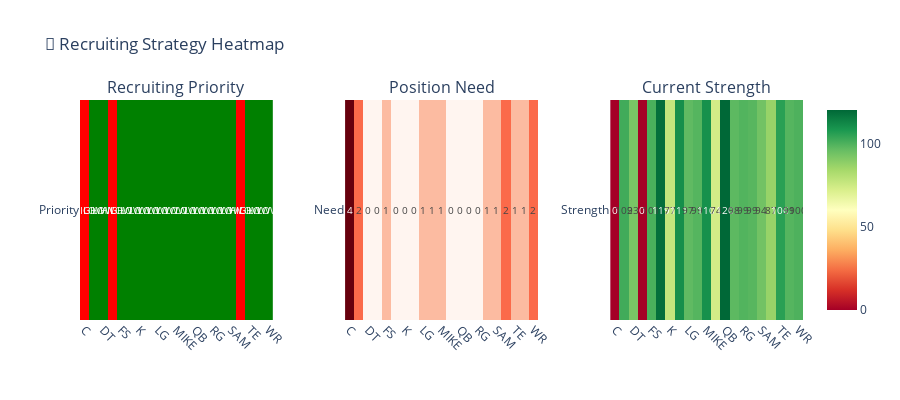

Notebook source saved alongside this figure:
### Code cell
# 3. Recruiting Priority Heatmap
if roster_df is not None and recruiting_plan is not None:
    # Create a matrix for the heatmap
    priority_map = {'HIGH': 3, 'MEDIUM': 2, 'LOW': 1}
    recruiting_plan['Priority_Numeric'] = recruiting_plan['Priority'].map(priority_map)

    # Create heatmap data
    heatmap_data = recruiting_plan.pivot_table(
        index='Position',
        values=['Priority_Numeric', 'Need', 'Blended Value'],
        aggfunc='first'
    ).fillna(0)

    fig = make_subplots(
        rows=1, cols=3,
        subplot_titles=('Recruiting Priority', 'Position Need', 'Current Strength'),
        horizontal_spacing=0.1
    )

    # Priority heatmap
    fig.add_trace(
        go.Heatmap(
            z=[heatmap_data['Priority_Numeric'].values],
            x=heatmap_data.index,
            y=['Priority'],
            colorscale=[[0, 'green'], [0.5, 'yellow'], [1, 'red']],
            showscale=False,
            text=[[recruiting_plan.set_index('Position').loc[pos, 'Priority'] for pos in heatmap_data.index]],
            texttemplate="%{text}",
            textfont={"size": 10}
        ),
        row=1, col=1
    )

    # Need heatmap
    fig.add_trace(
        go.Heatmap(
            z=[heatmap_data['Need'].values],
            x=heatmap_data.index,
            y=['Need'],
            colorscale='Reds',
            showscale=False,
            text=[[f"{int(val)}" for val in heatmap_data['Need'].values]],
            texttemplate="%{text}",
            textfont={"size": 10}
        ),
        row=1, col=2
    )

    # Strength heatmap
    fig.add_trace(
        go.Heatmap(
            z=[heatmap_data['Blended Value'].values],
            x=heatmap_data.index,
            y=['Strength'],
            colorscale='RdYlGn',
            showscale=True,
            text=[[f"{val:.0f}" for val in heatmap_data['Blended Value'].values]],
            texttemplate="%{text}",
            textfont={"size": 10}
        ),
        row=1, col=3
    )

    fig.update_layout(
        title='🎯 Recruiting Strategy Heatmap',
        height=400,
        showlegend=False
    )

    # Rotate x-axis labels
    for i in range(1, 4):
        fig.update_xaxes(tickangle=45, row=1, col=i)

    fig.show()

    print("🎯 Recruiting priority heatmap created!")
    print("\n📋 Quick Reference:")
    print("  🔴 RED = High Priority/High Need")
    print("  🟡 YELLOW = Medium Priority")
    print("  🟢 GREEN = Low Priority/Strong Position")

### Figure 1 — Plotly figure (JSON) as saved in the notebook; plotly's stock layout.template omitted (floating-point values rounded to 4 significant figures)
{"data": [{"colorscale": [[0, "green"], [0.5, "yellow"], [1, "red"]], "showscale": false, "text": [["HIGH", "LOW", "LOW", "HIGH", "LOW", "LOW", "LOW", "LOW", "LOW", "LOW", "LOW", "LOW", "LOW", "LOW", "LOW", "LOW", "LOW", "HIGH", "LOW", "LOW", "LOW"]], "textfont": {"size": 10}, "texttemplate": "%{text}", "type": "heatmap", "x": ["C", "CB", "DT", "FB", "FS", "HB", "K", "LEDG", "LG", "LT", "MIKE", "P", "QB", "REDG", "RG", "RT", "SAM", "SS", "TE", "WILL", "WR"], "xaxis": "x", "y": ["Priority"], "yaxis": "y", "z": [[3, 1, 1, 3, 1, 1, 1, 1, 1, 1, 1, 1, 1, 1, 1, 1, 1, 3, 1, 1, 1]]}, {"colorscale": [[0, "rgb(255,245,240)"], [0.125, "rgb(254,224,210)"], [0.25, "rgb(252,187,161)"], [0.375, "rgb(252,146,114)"], [0.5, "rgb(251,106,74)"], [0.625, "rgb(239,59,44)"], [0.75, "rgb(203,24,29)"], [0.875, "rgb(165,15,21)"], [1, "rgb(103,0,13)"]], "showscale": false, "text": [["4", "2", "0", "0", "1", "0", "0", "0", "1", "1", "1", "0", "0", "0", "0", "1", "1", "2", "1", "1", "2"]], "textfont": {"size": 10}, "texttemplate": "%{text}", "type": "heatmap", "x": ["C", "CB", "DT", "FB", "FS", "HB", "K", "LEDG", "LG", "LT", "MIKE", "P", "QB", "REDG", "RG", "RT", "SAM", "SS", "TE", "WILL", "WR"], "xaxis": "x2", "y": ["Need"], "yaxis": "y2", "z": [[4, 2, 0, 0, 1, 0, 0, 0, 1, 1, 1, 0, 0, 0, 0, 1, 1, 2, 1, 1, 2]]}, {"colorscale": [[0, "rgb(165,0,38)"], [0.1, "rgb(215,48,39)"], [0.2, "rgb(244,109,67)"], [0.3, "rgb(253,174,97)"], [0.4, "rgb(254,224,139)"], [0.5, "rgb(255,255,191)"], [0.6, "rgb(217,239,139)"], [0.7, "rgb(166,217,106)"], [0.8, "rgb(102,189,99)"], [0.9, "rgb(26,152,80)"], [1, "rgb(0,104,55)"]], "showscale": true, "text": [["0", "102", "93", "0", "101", "119", "77", "111", "97", "99", "110", "74", "120", "98", "99", "99", "94", "87", "106", "99", "100"]], "textfont": {"size": 10}, "texttemplate": "%{text}", "type": "heatmap", "x": ["C", "CB", "DT", "FB", "FS", "HB", "K", "LEDG", "LG", "LT", "MIKE", "P", "QB", "REDG", "RG", "RT", "SAM", "SS", "TE", "WILL", "WR"], "xaxis": "x3", "y": ["Strength"], "yaxis": "y3", "z": [[0, 102.3, 92.85, 0, 100.7, 118.7, 77.38, 110.8, 97.25, 99.01, 110.2, 73.82, 120.5, 97.75, 99.46, 98.61, 94.07, 87.11, 106.0, 99.07, 100.1]]}], "layout": {"annotations": [{"font": {"size": 16}, "showarrow": false, "text": "Recruiting Priority", "x": 0.1333, "xanchor": "center", "xref": "paper", "y": 1, "yanchor": "bottom", "yref": "paper"}, {"font": {"size": 16}, "showarrow": false, "text": "Position Need", "x": 0.5, "xanchor": "center", "xref": "paper", "y": 1, "yanchor": "bottom", "yref": "paper"}, {"font": {"size": 16}, "showarrow": false, "text": "Current Strength", "x": 0.8667, "xanchor": "center", "xref": "paper", "y": 1, "yanchor": "bottom", "yref": "paper"}], "height": 400, "showlegend": false, "title": {"text": "🎯 Recruiting Strategy Heatmap"}, "xaxis": {"anchor": "y", "domain": [0, 0.2667], "tickangle": 45}, "xaxis2": {"anchor": "y2", "domain": [0.3667, 0.6333], "tickangle": 45}, "xaxis3": {"anchor": "y3", "domain": [0.7333, 1], "tickangle": 45}, "yaxis": {"anchor": "x", "domain": [0, 1]}, "yaxis2": {"anchor": "x2", "domain": [0, 1]}, "yaxis3": {"anchor": "x3", "domain": [0, 1]}}}
